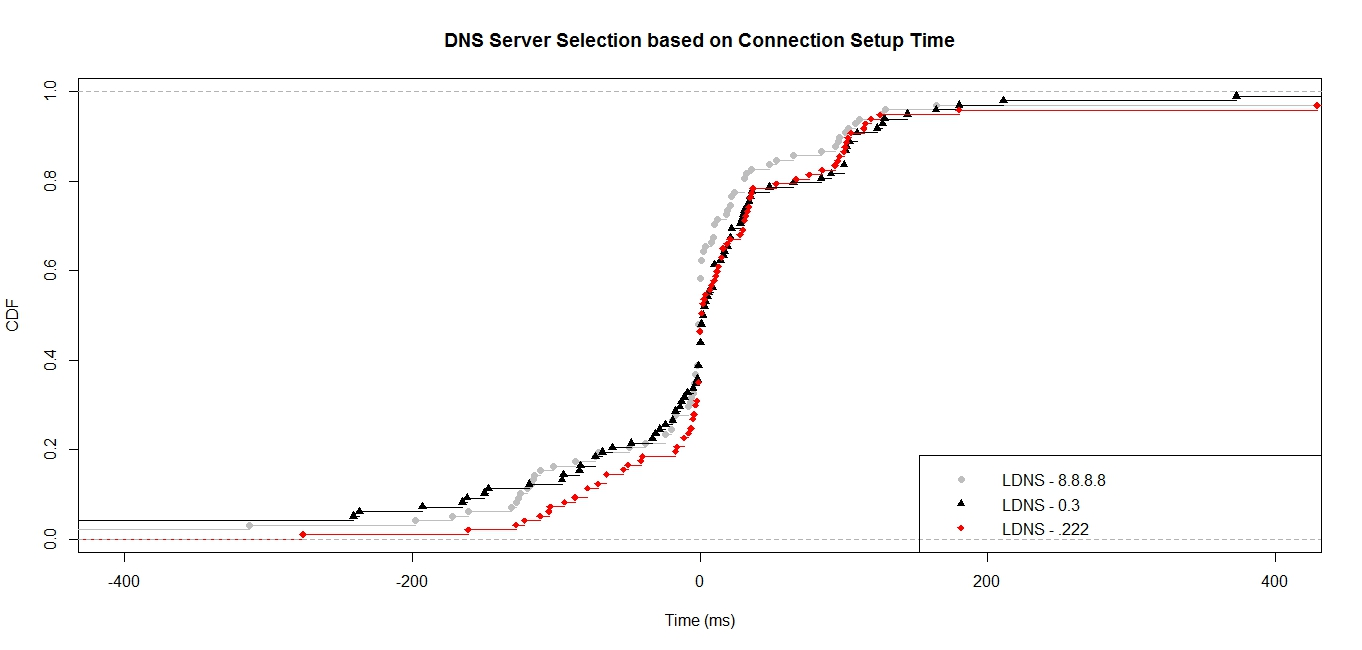

The script that drew this image:
ldns_google <- c(0, -8, -198, -2, 84, 0, 65, -172, 19, -17, 164, 22, -115, 53, 0, -1, -1, 96, 646, 12, 22, -128, -126, -1, -1616, -1, 10, -3, 10, 126, -20, -7, -111, 24, -120, -19, -4, 1, -2, 101, -71, 1, -8, 36, 4, -1, 9, 0, -117, 48, -6, -4, 10, -102, 1818, 1078, -313, -131, 97, -479, -5, -49, 108, 1, -1, 111, -1, 2, 32, 103, -125, -24, 0, -38, -24, 0, 31, 0, -116, 0, 1, -1, 18, -87, 129, 0, 31, 31, 0, -73, -19, -3, -1, -161, 2, 94, 21, 8)

ldns_03 <- c(1, -1203, -193, 10, 84, -147, 31, 65, 3, 2, 17, 164, 22, -237, -241, 33, 10, 10, -68, -96, -1, 22, -150, -73, -1, -1419, -1, 10, 14, 10, -162, -48, 144, -61, 180, 2, -17, 4, 21, 101, -1078, -3, 127, 36, -17, -2, 109, 1, -13, 35, 0, 101, -9, -33, 373, -31, 1046, -28, 100, 211, -119, -83, -84, 104, -11, 102, 30, 0, 16, 91, -5, 28, -14, 123, -1040, 1, 1, 0, 100, 0, 0, 29, 128, -95, 48, 5, -73, -24, 34, 101, 19, 21, 6, -19, -165, 109, 3, 9)

ldns_222 <- c(0, -17, -161, 0, 85, -94, -65, 2, -11, -6, 1, 0, -1, 115, 53, 33, 0, -1, 119, 1012, 12, -111, -50, 0, 0, -53, 16, 0, -3, -1, 97, -11, -41, 180, 7, -104, 2, -40, -5, -78, -4, -3, 37, 105, 0, 3, 67, -276, 35, -78, 101, 10, 102, 1788, -16, 1046, 100, 96, 429, -105, 103, 76, 0, -2, 36, 30, 1, 32, 125, -5, 28, -1, 13, -122, 1, -8, 0, 11, 16, 0, -71, -128, -87, 15, 35, 31, 31, 34, -65, 19, 21, 15, 8, 1, 94, 4, 114)

ldns_google_val = ecdf(ldns_google)
ldns_03_val = ecdf(ldns_03)
ldns_222_val = ecdf(ldns_222)

plot(ldns_google_val, lty=1, col="grey", pch = 16, xlab="Time (ms)", ylab="CDF", main="DNS Server Selection based on Connection Setup Time", xlim=c(-400, 400))
lines(ldns_03_val, pch = 17, col = "black")
lines(ldns_222_val, pch = 18, col = "red")

legend("bottomright",  pch = c(16, 17, 18), legend=c("LDNS - 8.8.8.8", "LDNS - 0.3", "LDNS - .222"), col=c("grey", "black", "red"))
